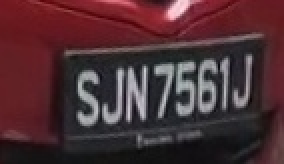
#> input picture innum_vs_outnum/num1/num11.jpg, 142 x 82 px (shown 2 times larger); its folder holds 4 pictures in this run
$ python gray_scale.py
#> lines starting #> are read from the running program, lines starting #| are printed output that depends on the picture
import cv2
import glob
for i in glob.glob("num1/*.jpg"):
	name=i[5:]
	img=cv2.imread(i)
#> img is the input picture: shape (82, 142, 3); mean B, G, R 52.3, 47.4, 77.8
	img=cv2.cvtColor(img,cv2.COLOR_BGR2GRAY)
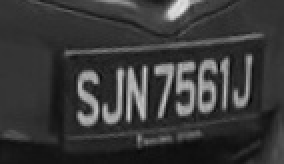
#> img: shape (82, 142) (shown 2 times larger); min 8, max 229, mean 57
	path1="gray_num1/"+name
	cv2.imwrite(path1,img)
#> pass 2 of the loop `for i in glob.glob("num1/*.jpg"):`:
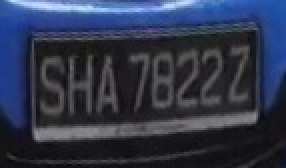
#> input picture innum_vs_outnum/num1/num12.jpg, 143 x 84 px (shown 2 times larger)
#> img is the input picture: shape (84, 143, 3); mean B, G, R 75.5, 54.7, 47.2
#> `img=cv2.cvtColor(img,cv2.COLOR_BGR2GRAY)`:
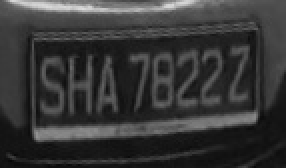
#> img: shape (84, 143) (shown 2 times larger); min 8, max 220, mean 54.8
